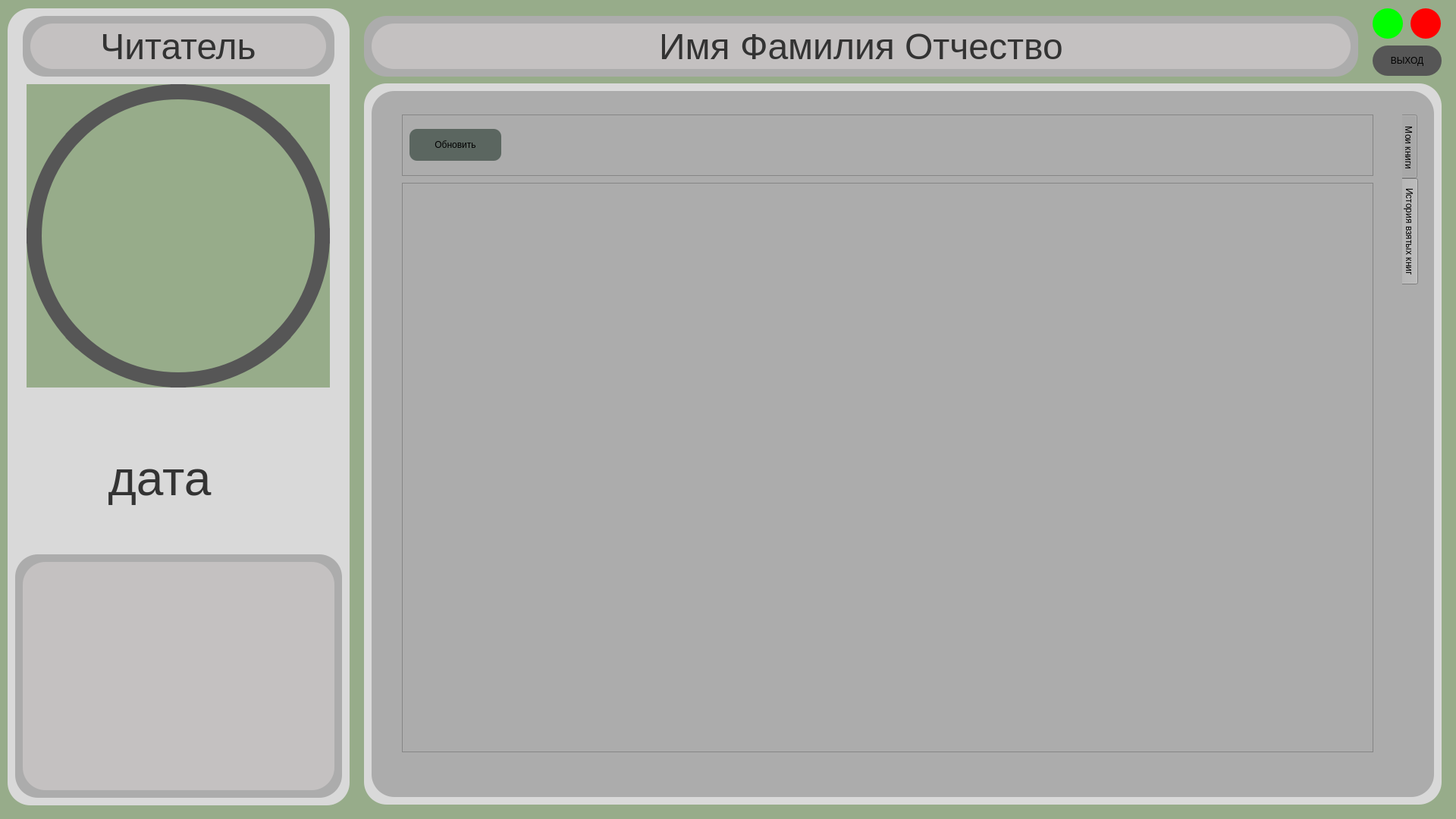
<?xml version="1.0" encoding="UTF-8"?>
<ui version="4.0">
 <class>reader</class>
 <widget class="QWidget" name="reader">
  <property name="geometry">
   <rect>
    <x>0</x>
    <y>0</y>
    <width>1920</width>
    <height>1080</height>
   </rect>
  </property>
  <property name="windowTitle">
   <string>Form</string>
  </property>
  <property name="styleSheet">
   <string notr="true">background-color: rgb(151, 172, 138);</string>
  </property>
  <widget class="QLabel" name="label_5">
   <property name="geometry">
    <rect>
     <x>35</x>
     <y>111</y>
     <width>400</width>
     <height>400</height>
    </rect>
   </property>
   <property name="styleSheet">
    <string notr="true">border-radius: 200px;
background-color: transparent;
border: 20px solid rgb(86,86,86);</string>
   </property>
   <property name="text">
    <string/>
   </property>
  </widget>
  <widget class="QLabel" name="label_2">
   <property name="geometry">
    <rect>
     <x>10</x>
     <y>11</y>
     <width>451</width>
     <height>1051</height>
    </rect>
   </property>
   <property name="styleSheet">
    <string notr="true">background-color: rgb(217, 217, 217);
border-radius: 30px;</string>
   </property>
   <property name="text">
    <string/>
   </property>
  </widget>
  <widget class="QTabWidget" name="tabWidget">
   <property name="geometry">
    <rect>
     <x>530</x>
     <y>151</y>
     <width>1341</width>
     <height>881</height>
    </rect>
   </property>
   <property name="styleSheet">
    <string notr="true">background-color: rgb(172, 172, 172);
selection-color: rgb(172, 172, 172);
gridline-color: rgb(172, 172, 172);
border-color: rgb(172, 172, 172);
border-bottom-color: rgb(172, 172, 172);
border-right-color: rgb(172, 172, 172);
</string>
   </property>
   <property name="tabPosition">
    <enum>QTabWidget::East</enum>
   </property>
   <property name="tabShape">
    <enum>QTabWidget::Rounded</enum>
   </property>
   <property name="currentIndex">
    <number>1</number>
   </property>
   <widget class="QWidget" name="tab">
    <property name="styleSheet">
     <string notr="true"/>
    </property>
    <attribute name="title">
     <string> Мои книги</string>
    </attribute>
    <widget class="QFrame" name="frame">
     <property name="geometry">
      <rect>
       <x>0</x>
       <y>0</y>
       <width>1281</width>
       <height>81</height>
      </rect>
     </property>
     <property name="frameShape">
      <enum>QFrame::StyledPanel</enum>
     </property>
     <property name="frameShadow">
      <enum>QFrame::Raised</enum>
     </property>
     <widget class="QWidget" name="horizontalLayoutWidget_2">
      <property name="geometry">
       <rect>
        <x>10</x>
        <y>10</y>
        <width>1261</width>
        <height>61</height>
       </rect>
      </property>
      <layout class="QHBoxLayout" name="horizontalLayout_2">
       <item>
        <widget class="QPushButton" name="pushButton_3">
         <property name="styleSheet">
          <string notr="true">background-color: rgb(91, 102, 96);
border-radius: 10px;</string>
         </property>
         <property name="text">
          <string>
Обновить
</string>
         </property>
        </widget>
       </item>
       <item>
        <widget class="QLabel" name="label_25">
         <property name="text">
          <string/>
         </property>
        </widget>
       </item>
       <item>
        <widget class="QLabel" name="label_26">
         <property name="text">
          <string/>
         </property>
        </widget>
       </item>
       <item>
        <widget class="QLabel" name="label_27">
         <property name="text">
          <string/>
         </property>
        </widget>
       </item>
       <item>
        <widget class="QLabel" name="label_28">
         <property name="text">
          <string/>
         </property>
        </widget>
       </item>
       <item>
        <widget class="QLabel" name="label_29">
         <property name="text">
          <string/>
         </property>
        </widget>
       </item>
       <item>
        <widget class="QLabel" name="label_30">
         <property name="text">
          <string/>
         </property>
        </widget>
       </item>
       <item>
        <widget class="QLabel" name="label_31">
         <property name="text">
          <string/>
         </property>
        </widget>
       </item>
       <item>
        <widget class="QLabel" name="label_32">
         <property name="text">
          <string/>
         </property>
        </widget>
       </item>
       <item>
        <widget class="QLabel" name="label_33">
         <property name="text">
          <string/>
         </property>
        </widget>
       </item>
      </layout>
     </widget>
    </widget>
    <widget class="QFrame" name="frame_2">
     <property name="geometry">
      <rect>
       <x>0</x>
       <y>90</y>
       <width>1281</width>
       <height>751</height>
      </rect>
     </property>
     <property name="frameShape">
      <enum>QFrame::StyledPanel</enum>
     </property>
     <property name="frameShadow">
      <enum>QFrame::Raised</enum>
     </property>
     <widget class="QTableWidget" name="tableWidget_4">
      <property name="geometry">
       <rect>
        <x>10</x>
        <y>10</y>
        <width>1261</width>
        <height>731</height>
       </rect>
      </property>
      <property name="frameShape">
       <enum>QFrame::NoFrame</enum>
      </property>
      <property name="cornerButtonEnabled">
       <bool>false</bool>
      </property>
     </widget>
    </widget>
   </widget>
   <widget class="QWidget" name="tab_2">
    <attribute name="title">
     <string>История взятых книг</string>
    </attribute>
    <widget class="QFrame" name="frame_3">
     <property name="geometry">
      <rect>
       <x>0</x>
       <y>0</y>
       <width>1281</width>
       <height>81</height>
      </rect>
     </property>
     <property name="frameShape">
      <enum>QFrame::StyledPanel</enum>
     </property>
     <property name="frameShadow">
      <enum>QFrame::Raised</enum>
     </property>
     <widget class="QWidget" name="horizontalLayoutWidget_3">
      <property name="geometry">
       <rect>
        <x>10</x>
        <y>10</y>
        <width>1261</width>
        <height>61</height>
       </rect>
      </property>
      <layout class="QHBoxLayout" name="horizontalLayout_3">
       <item>
        <widget class="QPushButton" name="pushButton">
         <property name="styleSheet">
          <string notr="true">background-color: rgb(91, 102, 96);
border-radius: 10px;</string>
         </property>
         <property name="text">
          <string>
Обновить
</string>
         </property>
        </widget>
       </item>
       <item>
        <widget class="QLabel" name="label_34">
         <property name="text">
          <string/>
         </property>
        </widget>
       </item>
       <item>
        <widget class="QLabel" name="label_35">
         <property name="text">
          <string/>
         </property>
        </widget>
       </item>
       <item>
        <widget class="QLabel" name="label_36">
         <property name="text">
          <string/>
         </property>
        </widget>
       </item>
       <item>
        <widget class="QLabel" name="label_37">
         <property name="text">
          <string/>
         </property>
        </widget>
       </item>
       <item>
        <widget class="QLabel" name="label_38">
         <property name="text">
          <string/>
         </property>
        </widget>
       </item>
       <item>
        <widget class="QLabel" name="label_39">
         <property name="text">
          <string/>
         </property>
        </widget>
       </item>
       <item>
        <widget class="QLabel" name="label_40">
         <property name="text">
          <string/>
         </property>
        </widget>
       </item>
       <item>
        <widget class="QLabel" name="label_41">
         <property name="text">
          <string/>
         </property>
        </widget>
       </item>
       <item>
        <widget class="QLabel" name="label_42">
         <property name="text">
          <string/>
         </property>
        </widget>
       </item>
      </layout>
     </widget>
    </widget>
    <widget class="QFrame" name="frame_4">
     <property name="geometry">
      <rect>
       <x>0</x>
       <y>90</y>
       <width>1281</width>
       <height>751</height>
      </rect>
     </property>
     <property name="frameShape">
      <enum>QFrame::StyledPanel</enum>
     </property>
     <property name="frameShadow">
      <enum>QFrame::Raised</enum>
     </property>
     <widget class="QTableWidget" name="tableWidget_2">
      <property name="geometry">
       <rect>
        <x>10</x>
        <y>10</y>
        <width>1261</width>
        <height>731</height>
       </rect>
      </property>
      <property name="frameShape">
       <enum>QFrame::NoFrame</enum>
      </property>
      <property name="cornerButtonEnabled">
       <bool>false</bool>
      </property>
     </widget>
    </widget>
   </widget>
  </widget>
  <widget class="QToolButton" name="toolButton_2">
   <property name="geometry">
    <rect>
     <x>1810</x>
     <y>11</y>
     <width>40</width>
     <height>40</height>
    </rect>
   </property>
   <property name="styleSheet">
    <string notr="true">background-color: rgb(0, 255, 0);
border-radius: 20px;</string>
   </property>
   <property name="text">
    <string/>
   </property>
  </widget>
  <widget class="QLabel" name="label_10">
   <property name="geometry">
    <rect>
     <x>1829</x>
     <y>151</y>
     <width>20</width>
     <height>891</height>
    </rect>
   </property>
   <property name="styleSheet">
    <string notr="true">background-color: rgb(172, 172, 172);</string>
   </property>
   <property name="text">
    <string/>
   </property>
  </widget>
  <widget class="QLabel" name="label_8">
   <property name="geometry">
    <rect>
     <x>30</x>
     <y>741</y>
     <width>411</width>
     <height>301</height>
    </rect>
   </property>
   <property name="styleSheet">
    <string notr="true">background: #C4C1C1;
border-radius: 30px;</string>
   </property>
   <property name="text">
    <string/>
   </property>
  </widget>
  <widget class="QLabel" name="label_4">
   <property name="geometry">
    <rect>
     <x>40</x>
     <y>31</y>
     <width>390</width>
     <height>60</height>
    </rect>
   </property>
   <property name="font">
    <font>
     <pointsize>36</pointsize>
    </font>
   </property>
   <property name="styleSheet">
    <string notr="true">background: #C4C1C1;
border-radius: 30px;
color: rgb(51,51,51);</string>
   </property>
   <property name="text">
    <string>Читатель</string>
   </property>
   <property name="alignment">
    <set>Qt::AlignCenter</set>
   </property>
  </widget>
  <widget class="QLabel" name="label_11">
   <property name="geometry">
    <rect>
     <x>520</x>
     <y>1006</y>
     <width>1321</width>
     <height>41</height>
    </rect>
   </property>
   <property name="styleSheet">
    <string notr="true">background-color: rgb(172, 172, 172);</string>
   </property>
   <property name="text">
    <string/>
   </property>
  </widget>
  <widget class="QToolButton" name="toolButton">
   <property name="geometry">
    <rect>
     <x>1860</x>
     <y>11</y>
     <width>40</width>
     <height>40</height>
    </rect>
   </property>
   <property name="styleSheet">
    <string notr="true">background-color: rgb(255, 0, 0);
border-radius: 20px;</string>
   </property>
   <property name="text">
    <string/>
   </property>
  </widget>
  <widget class="QLabel" name="label_6">
   <property name="geometry">
    <rect>
     <x>480</x>
     <y>110</y>
     <width>1421</width>
     <height>951</height>
    </rect>
   </property>
   <property name="styleSheet">
    <string notr="true">background-color: rgb(217, 217, 217);
border-radius: 30px;</string>
   </property>
   <property name="text">
    <string/>
   </property>
  </widget>
  <widget class="QLabel" name="DATA">
   <property name="geometry">
    <rect>
     <x>50</x>
     <y>580</y>
     <width>321</width>
     <height>101</height>
    </rect>
   </property>
   <property name="font">
    <font>
     <pointsize>48</pointsize>
    </font>
   </property>
   <property name="styleSheet">
    <string notr="true">background-color: rgb(217, 217, 217);
color: rgb(51, 51, 51);</string>
   </property>
   <property name="text">
    <string>дата</string>
   </property>
   <property name="alignment">
    <set>Qt::AlignCenter</set>
   </property>
  </widget>
  <widget class="QLabel" name="label_3">
   <property name="geometry">
    <rect>
     <x>30</x>
     <y>21</y>
     <width>411</width>
     <height>80</height>
    </rect>
   </property>
   <property name="styleSheet">
    <string notr="true">background: #ACACAC;
border-radius: 30px;</string>
   </property>
   <property name="text">
    <string/>
   </property>
  </widget>
  <widget class="QLabel" name="label">
   <property name="geometry">
    <rect>
     <x>35</x>
     <y>111</y>
     <width>400</width>
     <height>400</height>
    </rect>
   </property>
   <property name="text">
    <string/>
   </property>
  </widget>
  <widget class="QLabel" name="label_15">
   <property name="geometry">
    <rect>
     <x>480</x>
     <y>21</y>
     <width>1311</width>
     <height>80</height>
    </rect>
   </property>
   <property name="styleSheet">
    <string notr="true">background: #ACACAC;
border-radius: 30px;</string>
   </property>
   <property name="text">
    <string/>
   </property>
  </widget>
  <widget class="QLabel" name="label_7">
   <property name="geometry">
    <rect>
     <x>20</x>
     <y>731</y>
     <width>431</width>
     <height>321</height>
    </rect>
   </property>
   <property name="styleSheet">
    <string notr="true">background: #ACACAC;
border-radius: 30px;</string>
   </property>
   <property name="text">
    <string/>
   </property>
  </widget>
  <widget class="QLabel" name="label_14">
   <property name="geometry">
    <rect>
     <x>490</x>
     <y>31</y>
     <width>1291</width>
     <height>60</height>
    </rect>
   </property>
   <property name="font">
    <font>
     <pointsize>36</pointsize>
    </font>
   </property>
   <property name="styleSheet">
    <string notr="true">background: #C4C1C1;
border-radius: 30px;
color: rgb(51,51,51);</string>
   </property>
   <property name="text">
    <string>Имя Фамилия Отчество</string>
   </property>
   <property name="alignment">
    <set>Qt::AlignCenter</set>
   </property>
  </widget>
  <widget class="QLabel" name="label_9">
   <property name="geometry">
    <rect>
     <x>490</x>
     <y>120</y>
     <width>1401</width>
     <height>931</height>
    </rect>
   </property>
   <property name="styleSheet">
    <string notr="true">background-color: rgb(172, 172, 172);
border-radius: 30px;</string>
   </property>
   <property name="text">
    <string/>
   </property>
  </widget>
  <widget class="QToolButton" name="toolButton_3">
   <property name="geometry">
    <rect>
     <x>1810</x>
     <y>60</y>
     <width>91</width>
     <height>40</height>
    </rect>
   </property>
   <property name="styleSheet">
    <string notr="true">background-color: rgb(86, 86, 86);
border-radius: 20px;</string>
   </property>
   <property name="text">
    <string>ВЫХОД</string>
   </property>
  </widget>
  <zorder>label_2</zorder>
  <zorder>toolButton_2</zorder>
  <zorder>toolButton</zorder>
  <zorder>label_6</zorder>
  <zorder>label_3</zorder>
  <zorder>label</zorder>
  <zorder>label_15</zorder>
  <zorder>label_7</zorder>
  <zorder>label_14</zorder>
  <zorder>label_9</zorder>
  <zorder>label_4</zorder>
  <zorder>tabWidget</zorder>
  <zorder>label_10</zorder>
  <zorder>label_11</zorder>
  <zorder>label_5</zorder>
  <zorder>label_8</zorder>
  <zorder>DATA</zorder>
  <zorder>toolButton_3</zorder>
 </widget>
 <resources/>
 <connections/>
</ui>
